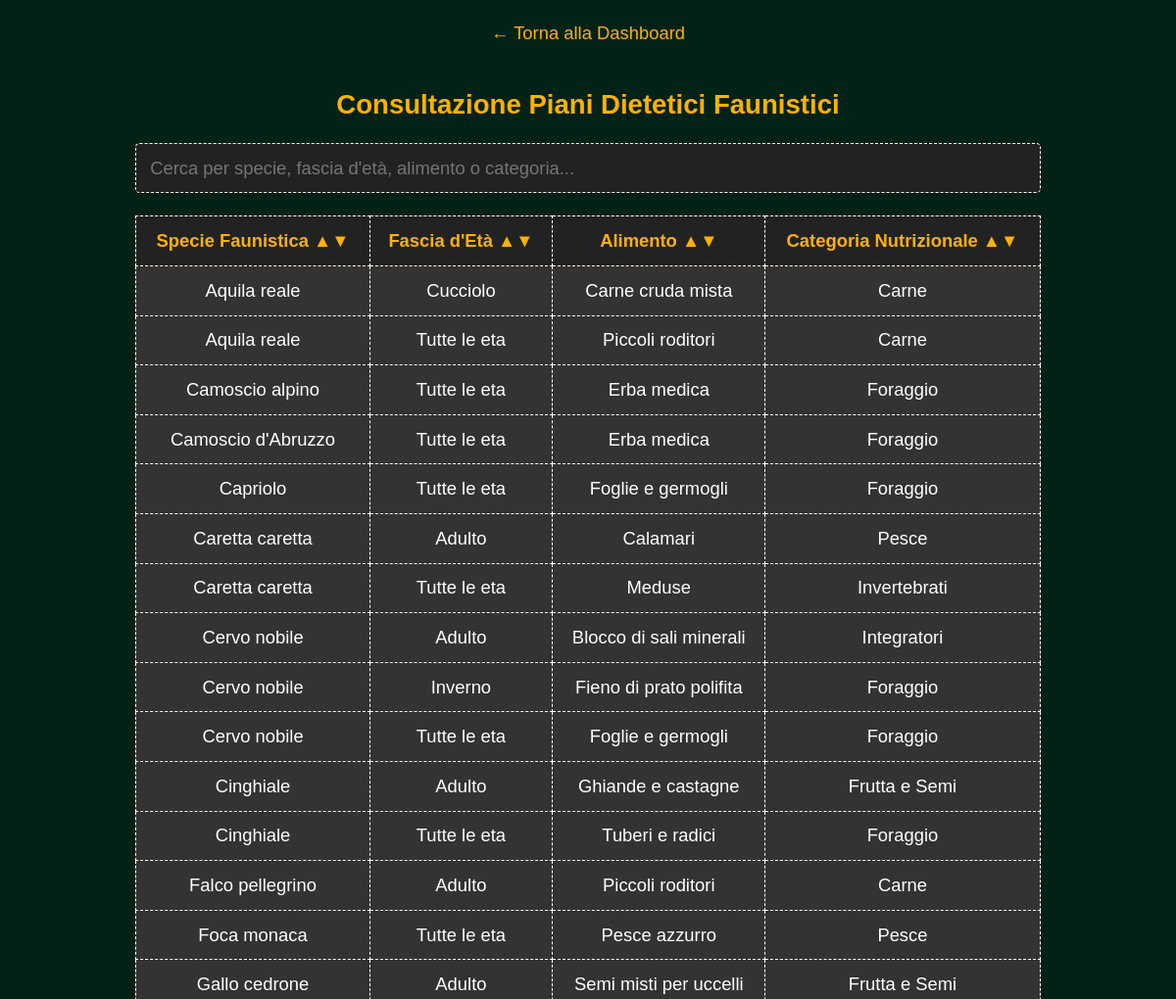
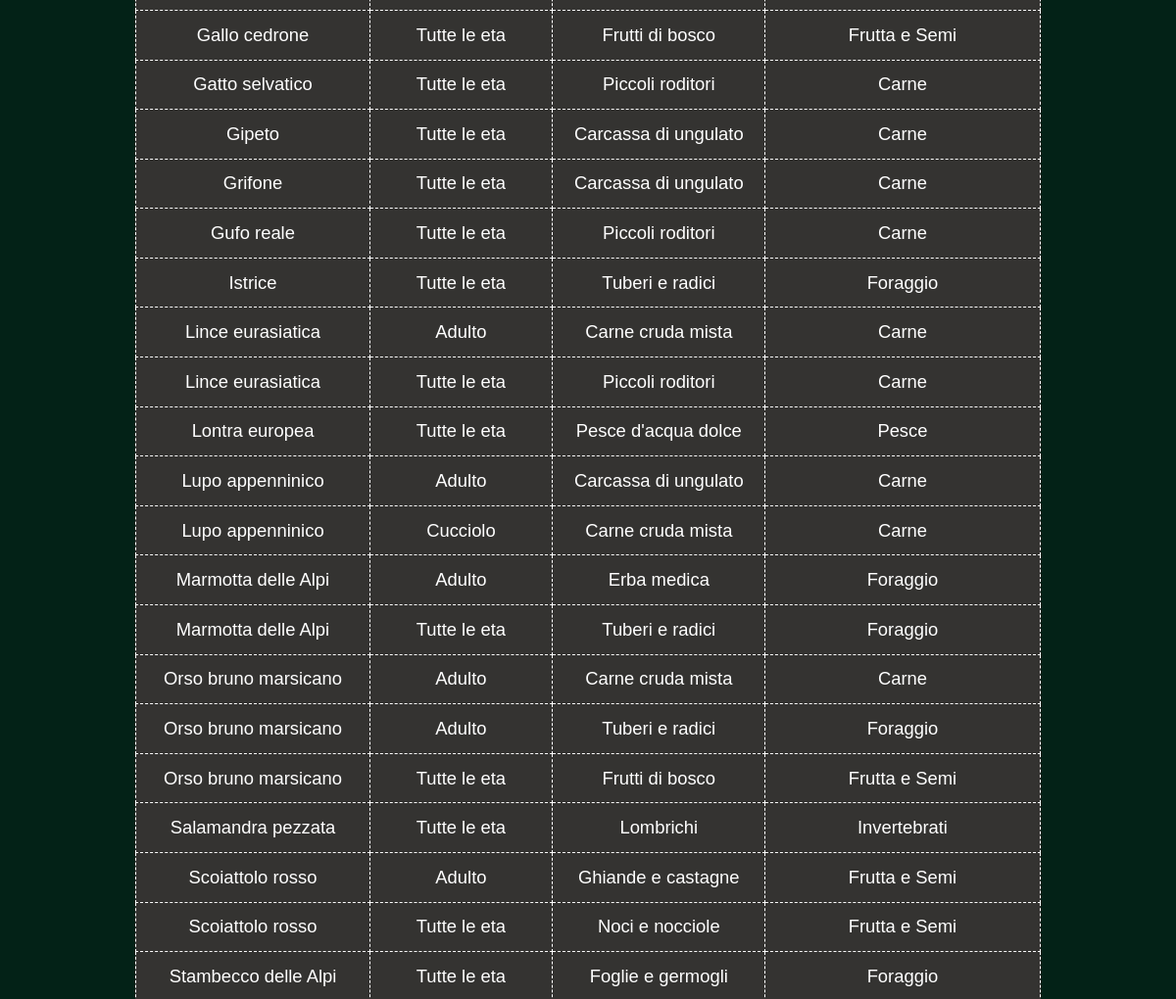
The app's page /PHP-HTML/consultazione_diete.php (signed in, upper part), older data (2 pictures, top to bottom).
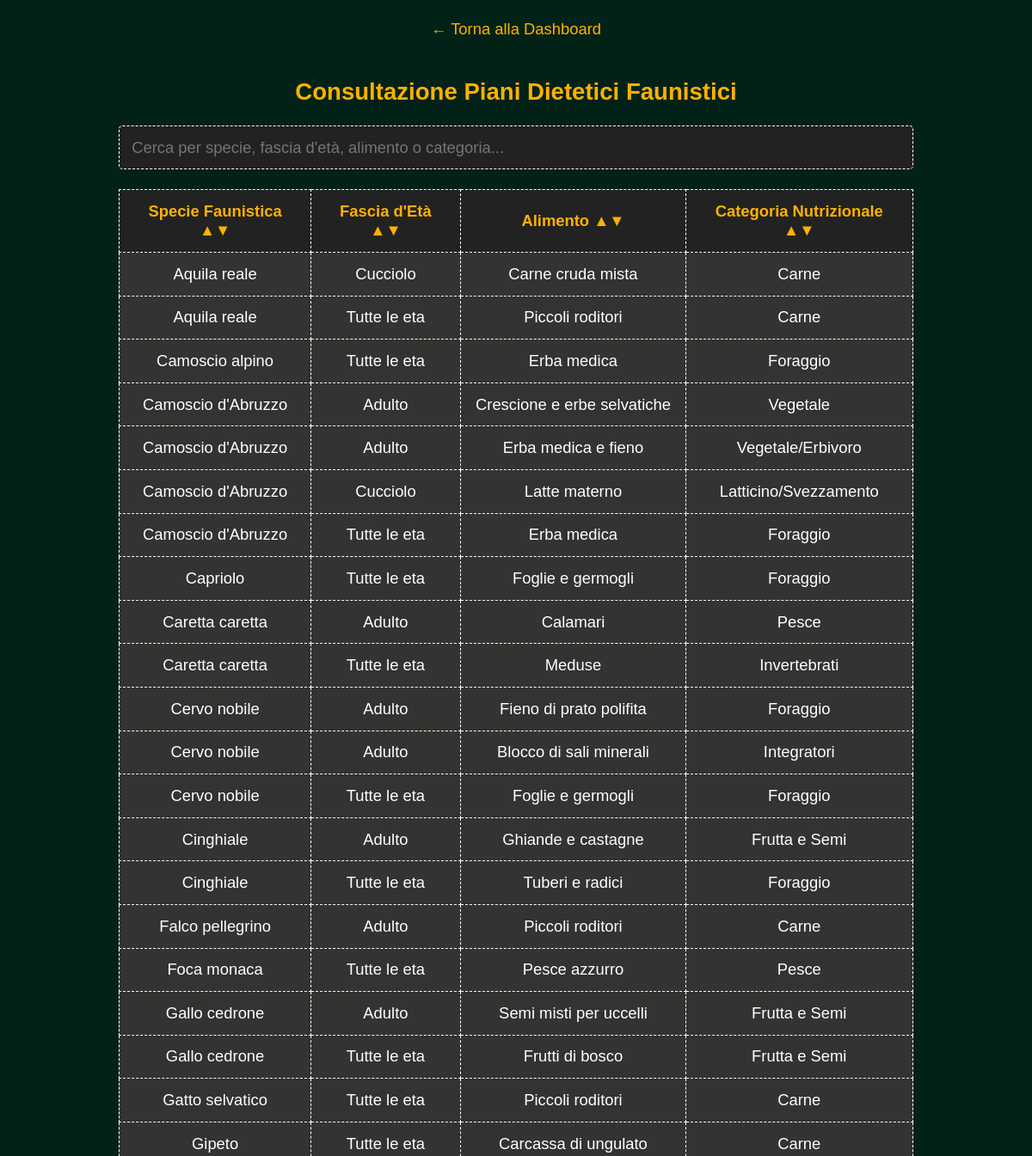
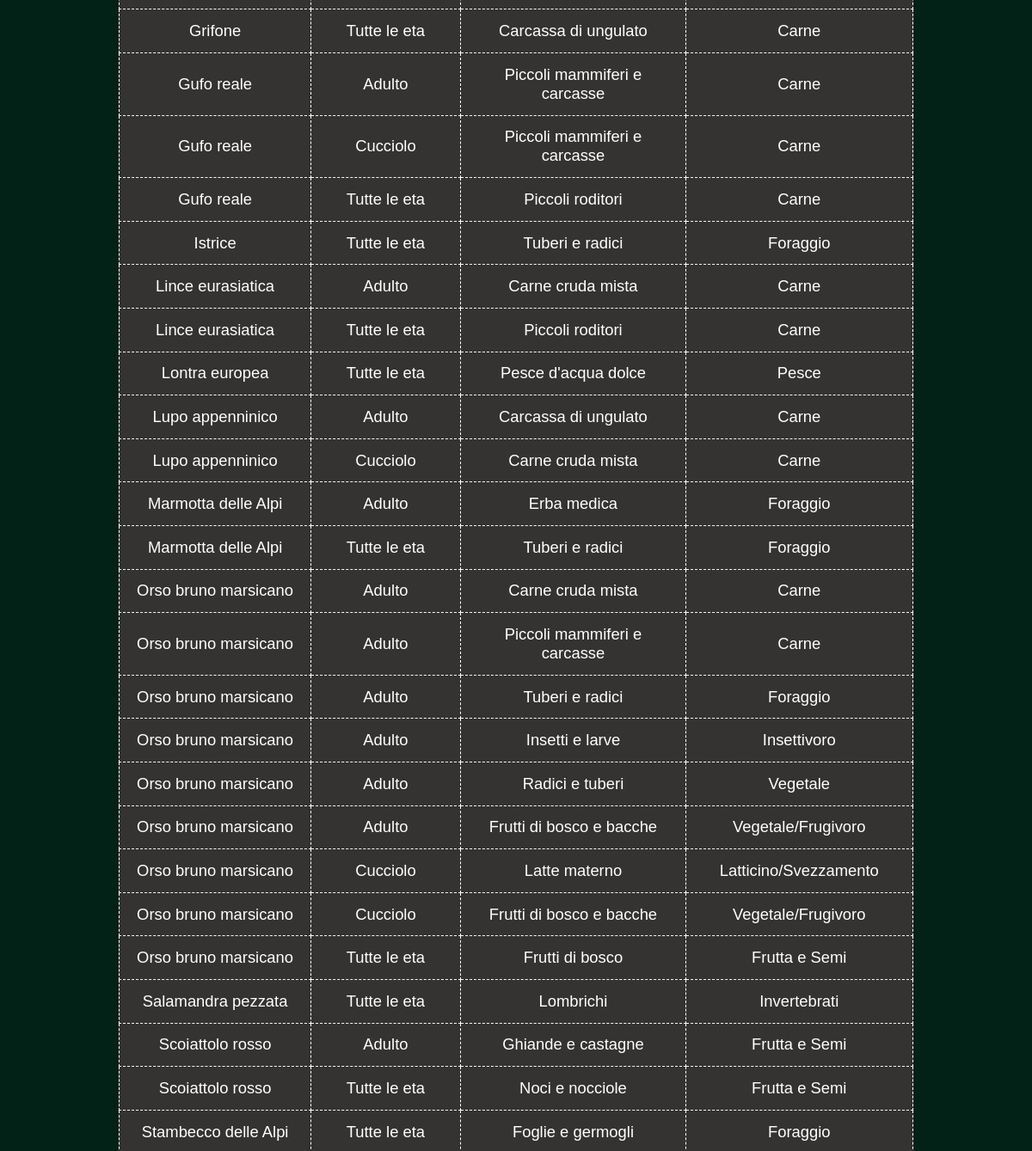
The same page, newer data (2 pictures, top to bottom).
### tables this page shows
CREATE TABLE `Dieta` (
  `Nome_Alimento` varchar(100) NOT NULL,
  `Nome_Specie_Fauna` varchar(100) NOT NULL,
  `Fascia_Eta` varchar(50) NOT NULL
);

CREATE TABLE `ALIMENTO` (
  `Nome_Alimento` varchar(100) NOT NULL,
  `Categoria` varchar(50) NOT NULL
);

### PHP-HTML/consultazione_diete.php (the view, shortened to what this page needs)
<?php
$servername = "localhost";
$username_db = "root";
$password_db = "";
$dbname = "parchi_naturali";
$conn = mysqli_connect($servername, $username_db, $password_db, $dbname);
?>
<!DOCTYPE html>
<html lang="it">
<head>
</head>
<body>
    <a href="dashboard.php" class="back-link">&larr; Torna alla Dashboard</a>
    <h2>Consultazione Piani Dietetici Faunistici</h2>
    <div class="search-container">
        <input type="text" id="searchBar" onkeyup="filterTable()"
            placeholder="Cerca per specie, fascia d'età, alimento o categoria...">
    </div>
    <table>
        <thead>
            <tr>
                <th onclick="sortTable(0)" style="cursor: pointer;" title="Ordina per Specie">Specie Faunistica
                    &#9650;&#9660;</th>
                <th onclick="sortTable(1)" style="cursor: pointer;" title="Ordina per Fascia d'Età">Fascia d'Età
                    &#9650;&#9660;</th>
                <th onclick="sortTable(2)" style="cursor: pointer;" title="Ordina per Alimento">Alimento
                    &#9650;&#9660;</th>
                <th onclick="sortTable(3)" style="cursor: pointer;" title="Ordina per Categoria">Categoria Nutrizionale
                    &#9650;&#9660;</th>
            </tr>
        </thead>
        <tbody>
            <?php
            $query = "SELECT D.Nome_Specie_Fauna, D.Fascia_Eta, A.Nome_Alimento, A.Categoria
                      FROM Dieta D
                      JOIN ALIMENTO A ON D.Nome_Alimento = A.Nome_Alimento
                      ORDER BY D.Nome_Specie_Fauna ASC, D.Fascia_Eta ASC, A.Categoria ASC";
            $result = mysqli_query($conn, $query);
            if (mysqli_num_rows($result) > 0) {
                while ($row = mysqli_fetch_assoc($result)) {
                    echo "<tr>";
                    echo "<td>" . htmlspecialchars($row['Nome_Specie_Fauna']) . "</td>";
                    echo "<td>" . htmlspecialchars($row['Fascia_Eta']) . "</td>";
                    echo "<td>" . htmlspecialchars($row['Nome_Alimento']) . "</td>";
                    echo "<td>" . htmlspecialchars($row['Categoria']) . "</td>";
                    echo "</tr>";
                }
            } else {
                echo "<tr><td colspan='4'>Nessun piano dietetico registrato nel database.</td></tr>";
            }
            ?>
        </tbody>
    </table>
</body>
</html>

Row changes from the older to the newer data that the page shows:
removed dieta: Nome_Specie_Fauna "Cervo nobile", Fascia_Eta "Inverno", Nome_Alimento.Nome_Alimento "Fieno di prato polifita", Nome_Alimento.Categoria "Foraggio"
added dieta: Nome_Specie_Fauna "Camoscio d'Abruzzo", Fascia_Eta "Adulto", Nome_Alimento.Nome_Alimento "Crescione e erbe selvatiche", Nome_Alimento.Categoria "Vegetale"
added dieta: Nome_Specie_Fauna "Camoscio d'Abruzzo", Fascia_Eta "Adulto", Nome_Alimento.Nome_Alimento "Erba medica e fieno", Nome_Alimento.Categoria "Vegetale/Erbivoro"
added dieta: Nome_Specie_Fauna "Camoscio d'Abruzzo", Fascia_Eta "Cucciolo", Nome_Alimento.Nome_Alimento "Latte materno", Nome_Alimento.Categoria "Latticino/Svezzamento"
added dieta: Nome_Specie_Fauna "Cervo nobile", Fascia_Eta "Adulto", Nome_Alimento.Nome_Alimento "Fieno di prato polifita", Nome_Alimento.Categoria "Foraggio"
added dieta: Nome_Specie_Fauna "Gufo reale", Fascia_Eta "Adulto", Nome_Alimento.Nome_Alimento "Piccoli mammiferi e carcasse", Nome_Alimento.Categoria "Carne"
added dieta: Nome_Specie_Fauna "Gufo reale", Fascia_Eta "Cucciolo", Nome_Alimento.Nome_Alimento "Piccoli mammiferi e carcasse", Nome_Alimento.Categoria "Carne"
added dieta: Nome_Specie_Fauna "Orso bruno marsicano", Fascia_Eta "Adulto", Nome_Alimento.Nome_Alimento "Piccoli mammiferi e carcasse", Nome_Alimento.Categoria "Carne"
added dieta: Nome_Specie_Fauna "Orso bruno marsicano", Fascia_Eta "Adulto", Nome_Alimento.Nome_Alimento "Insetti e larve", Nome_Alimento.Categoria "Insettivoro"
added dieta: Nome_Specie_Fauna "Orso bruno marsicano", Fascia_Eta "Adulto", Nome_Alimento.Nome_Alimento "Radici e tuberi", Nome_Alimento.Categoria "Vegetale"
added dieta: Nome_Specie_Fauna "Orso bruno marsicano", Fascia_Eta "Adulto", Nome_Alimento.Nome_Alimento "Frutti di bosco e bacche", Nome_Alimento.Categoria "Vegetale/Frugivoro"
added dieta: Nome_Specie_Fauna "Orso bruno marsicano", Fascia_Eta "Cucciolo", Nome_Alimento.Nome_Alimento "Latte materno", Nome_Alimento.Categoria "Latticino/Svezzamento"
added dieta: Nome_Specie_Fauna "Orso bruno marsicano", Fascia_Eta "Cucciolo", Nome_Alimento.Nome_Alimento "Frutti di bosco e bacche", Nome_Alimento.Categoria "Vegetale/Frugivoro"
